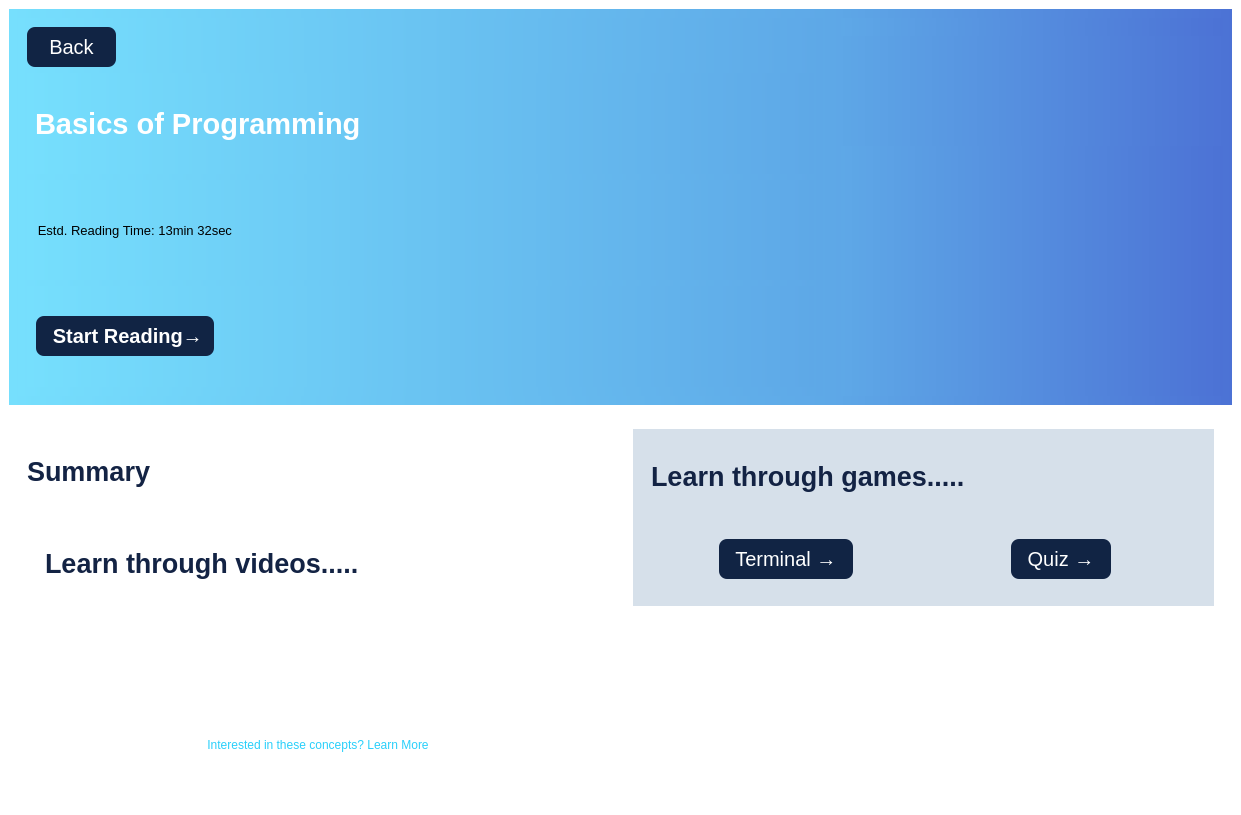
<?xml version="1.0" encoding="UTF-8"?>
<ui version="4.0">
 <class>MainWindow</class>
 <widget class="QMainWindow" name="MainWindow">
  <property name="geometry">
   <rect>
    <x>0</x>
    <y>0</y>
    <width>1241</width>
    <height>815</height>
   </rect>
  </property>
  <property name="windowTitle">
   <string>MainWindow</string>
  </property>
  <property name="styleSheet">
   <string notr="true">background-color:rgb(255,255,255);
border:0;</string>
  </property>
  <widget class="QWidget" name="centralwidget">
   <layout class="QVBoxLayout" name="verticalLayout">
    <item>
     <widget class="QFrame" name="frame_2">
      <property name="autoFillBackground">
       <bool>false</bool>
      </property>
      <property name="styleSheet">
       <string notr="true">background-color: qlineargradient(spread:pad, x1:0, y1:0, x2:1, y2:0, stop:0 rgba(144,222,	251, 255), stop:1 rgba(75, 155, 213, 255));
border:0;</string>
      </property>
      <property name="frameShape">
       <enum>QFrame::StyledPanel</enum>
      </property>
      <property name="frameShadow">
       <enum>QFrame::Raised</enum>
      </property>
      <layout class="QHBoxLayout" name="horizontalLayout">
       <property name="spacing">
        <number>0</number>
       </property>
       <property name="leftMargin">
        <number>0</number>
       </property>
       <property name="topMargin">
        <number>0</number>
       </property>
       <property name="rightMargin">
        <number>0</number>
       </property>
       <property name="bottomMargin">
        <number>0</number>
       </property>
       <item>
        <widget class="QFrame" name="frame_4">
         <property name="autoFillBackground">
          <bool>false</bool>
         </property>
         <property name="styleSheet">
          <string notr="true">background-color: qlineargradient(spread:pad, x1:0, y1:0, x2:1, y2:0, stop:0 rgba(118,223,253, 255), stop:1 rgba(94,168,231, 255));
border:0;
</string>
         </property>
         <property name="frameShape">
          <enum>QFrame::StyledPanel</enum>
         </property>
         <property name="frameShadow">
          <enum>QFrame::Raised</enum>
         </property>
         <layout class="QVBoxLayout" name="verticalLayout_2">
          <item>
           <widget class="QFrame" name="frame_7">
            <property name="styleSheet">
             <string notr="true">border:0;</string>
            </property>
            <property name="frameShape">
             <enum>QFrame::StyledPanel</enum>
            </property>
            <property name="frameShadow">
             <enum>QFrame::Raised</enum>
            </property>
            <layout class="QGridLayout" name="gridLayout_4">
             <item row="1" column="0">
              <widget class="QLabel" name="label">
               <property name="font">
                <font>
                 <pointsize>22</pointsize>
                 <bold>true</bold>
                </font>
               </property>
               <property name="styleSheet">
                <string notr="true">color: rgb(255, 255, 255);</string>
               </property>
               <property name="text">
                <string> Basics of Programming</string>
               </property>
              </widget>
             </item>
             <item row="3" column="0">
              <widget class="QFrame" name="frame_5">
               <property name="styleSheet">
                <string notr="true">border:0;</string>
               </property>
               <property name="frameShape">
                <enum>QFrame::StyledPanel</enum>
               </property>
               <property name="frameShadow">
                <enum>QFrame::Raised</enum>
               </property>
               <layout class="QGridLayout" name="gridLayout">
                <item row="0" column="0" alignment="Qt::AlignLeft">
                 <widget class="QPushButton" name="pushButton">
                  <property name="minimumSize">
                   <size>
                    <width>6</width>
                    <height>40</height>
                   </size>
                  </property>
                  <property name="font">
                   <font>
                    <pointsize>-1</pointsize>
                    <bold>true</bold>
                   </font>
                  </property>
                  <property name="styleSheet">
                   <string notr="true">QPushButton{
background-color: rgb(17,36,68);
color: rgb(255, 255, 255);
font-size: 20px;
font-weight: bold;
border-radius: 8px
}

QPushButton:hover{
	background-color: rgb(114, 214, 249);
	color:rgb(17, 36, 68);
}
QPushButton:pressed{	
	background-color:rgb(255, 255, 255);		
	color: rgb(17, 36, 68);
}</string>
                  </property>
                  <property name="text">
                   <string>   Start Reading→  </string>
                  </property>
                 </widget>
                </item>
               </layout>
              </widget>
             </item>
             <item row="2" column="0">
              <widget class="QLabel" name="label_2">
               <property name="font">
                <font>
                 <pointsize>10</pointsize>
                </font>
               </property>
               <property name="text">
                <string>   Estd. Reading Time: 13min 32sec</string>
               </property>
              </widget>
             </item>
             <item row="0" column="0" alignment="Qt::AlignLeft">
              <widget class="QPushButton" name="pushButton_3">
               <property name="minimumSize">
                <size>
                 <width>0</width>
                 <height>40</height>
                </size>
               </property>
               <property name="styleSheet">
                <string notr="true">QPushButton
{
border-radius: 8px;
color: rgb(255, 255, 255);
background-color: rgb(17, 36, 68);
font-size: 20px;
}
QPushButton:hover{
	background-color: rgb(114, 214, 249);
	color:rgb(17, 36, 68);
}
QPushButton:pressed{	
	background-color:rgb(255, 255, 255);		
	color: rgb(17, 36, 68);
}</string>
               </property>
               <property name="text">
                <string>    Back    </string>
               </property>
              </widget>
             </item>
            </layout>
           </widget>
          </item>
         </layout>
        </widget>
       </item>
       <item>
        <widget class="QFrame" name="frame_3">
         <property name="maximumSize">
          <size>
           <width>400</width>
           <height>16777215</height>
          </size>
         </property>
         <property name="autoFillBackground">
          <bool>false</bool>
         </property>
         <property name="styleSheet">
          <string notr="true">background-color: qlineargradient(spread:pad, x1:0, y1:0, x2:1, y2:0, stop:0 rgba(94,168,231, 255), stop:1 rgba(76,114,213, 255));
border:0;</string>
         </property>
         <property name="frameShape">
          <enum>QFrame::StyledPanel</enum>
         </property>
         <property name="frameShadow">
          <enum>QFrame::Raised</enum>
         </property>
         <layout class="QVBoxLayout" name="verticalLayout_5">
          <item alignment="Qt::AlignTop">
           <widget class="QFrame" name="frame_19">
            <property name="styleSheet">
             <string notr="true">border:0;</string>
            </property>
            <property name="frameShape">
             <enum>QFrame::StyledPanel</enum>
            </property>
            <property name="frameShadow">
             <enum>QFrame::Raised</enum>
            </property>
            <layout class="QGridLayout" name="gridLayout_9"/>
           </widget>
          </item>
          <item>
           <widget class="QFrame" name="frame_9">
            <property name="minimumSize">
             <size>
              <width>0</width>
              <height>250</height>
             </size>
            </property>
            <property name="styleSheet">
             <string notr="true">image: url(media/studyblu_logo.png);
border:0;</string>
            </property>
            <property name="frameShape">
             <enum>QFrame::StyledPanel</enum>
            </property>
            <property name="frameShadow">
             <enum>QFrame::Raised</enum>
            </property>
           </widget>
          </item>
         </layout>
        </widget>
       </item>
      </layout>
     </widget>
    </item>
    <item>
     <widget class="QFrame" name="frame">
      <property name="styleSheet">
       <string notr="true">background-color:rgb(255,255,255);
border:0;</string>
      </property>
      <property name="frameShape">
       <enum>QFrame::StyledPanel</enum>
      </property>
      <property name="frameShadow">
       <enum>QFrame::Plain</enum>
      </property>
      <layout class="QHBoxLayout" name="horizontalLayout_3">
       <property name="spacing">
        <number>0</number>
       </property>
       <property name="leftMargin">
        <number>0</number>
       </property>
       <property name="topMargin">
        <number>0</number>
       </property>
       <property name="rightMargin">
        <number>0</number>
       </property>
       <property name="bottomMargin">
        <number>0</number>
       </property>
       <item>
        <widget class="QFrame" name="frame_10">
         <property name="styleSheet">
          <string notr="true">background-color:rgb(255,255,255);
border:0;</string>
         </property>
         <property name="frameShape">
          <enum>QFrame::StyledPanel</enum>
         </property>
         <property name="frameShadow">
          <enum>QFrame::Raised</enum>
         </property>
         <layout class="QHBoxLayout" name="horizontalLayout_4">
          <item>
           <widget class="QFrame" name="frame_8">
            <property name="styleSheet">
             <string notr="true">border:0;</string>
            </property>
            <property name="frameShape">
             <enum>QFrame::StyledPanel</enum>
            </property>
            <property name="frameShadow">
             <enum>QFrame::Raised</enum>
            </property>
            <layout class="QVBoxLayout" name="verticalLayout_3">
             <item>
              <widget class="QFrame" name="frame_11">
               <property name="font">
                <font>
                 <pointsize>16</pointsize>
                 <bold>true</bold>
                </font>
               </property>
               <property name="styleSheet">
                <string notr="true">border:0;</string>
               </property>
               <property name="frameShape">
                <enum>QFrame::StyledPanel</enum>
               </property>
               <property name="frameShadow">
                <enum>QFrame::Raised</enum>
               </property>
               <layout class="QHBoxLayout" name="horizontalLayout_2">
                <property name="spacing">
                 <number>0</number>
                </property>
                <property name="leftMargin">
                 <number>0</number>
                </property>
                <property name="topMargin">
                 <number>0</number>
                </property>
                <property name="rightMargin">
                 <number>0</number>
                </property>
                <property name="bottomMargin">
                 <number>0</number>
                </property>
                <item alignment="Qt::AlignLeft">
                 <widget class="QLabel" name="label_3">
                  <property name="styleSheet">
                   <string notr="true">font-weight: bold;
color: rgb(19, 35, 68);
font-size: 27px;</string>
                  </property>
                  <property name="text">
                   <string>Summary</string>
                  </property>
                 </widget>
                </item>
               </layout>
              </widget>
             </item>
             <item>
              <widget class="QFrame" name="frame_12">
               <property name="styleSheet">
                <string notr="true">border:0;</string>
               </property>
               <property name="frameShape">
                <enum>QFrame::StyledPanel</enum>
               </property>
               <property name="frameShadow">
                <enum>QFrame::Raised</enum>
               </property>
               <layout class="QHBoxLayout" name="horizontalLayout_5">
                <item alignment="Qt::AlignLeft">
                 <widget class="QFrame" name="frame_15">
                  <property name="styleSheet">
                   <string notr="true">border:0;</string>
                  </property>
                  <property name="frameShape">
                   <enum>QFrame::StyledPanel</enum>
                  </property>
                  <property name="frameShadow">
                   <enum>QFrame::Raised</enum>
                  </property>
                  <layout class="QGridLayout" name="gridLayout_3">
                   <property name="topMargin">
                    <number>0</number>
                   </property>
                   <property name="rightMargin">
                    <number>0</number>
                   </property>
                   <property name="bottomMargin">
                    <number>0</number>
                   </property>
                   <property name="spacing">
                    <number>0</number>
                   </property>
                   <item row="0" column="0" alignment="Qt::AlignLeft">
                    <widget class="QLabel" name="label_5">
                     <property name="styleSheet">
                      <string notr="true">font-weight: bold;
color: rgb(19, 35, 68);
font-size: 27px;</string>
                     </property>
                     <property name="text">
                      <string>Learn through videos.....</string>
                     </property>
                    </widget>
                   </item>
                  </layout>
                 </widget>
                </item>
               </layout>
              </widget>
             </item>
             <item>
              <widget class="QFrame" name="frame_6">
               <property name="styleSheet">
                <string notr="true">border:0;</string>
               </property>
               <property name="frameShape">
                <enum>QFrame::StyledPanel</enum>
               </property>
               <property name="frameShadow">
                <enum>QFrame::Raised</enum>
               </property>
               <layout class="QGridLayout" name="gridLayout_2"/>
              </widget>
             </item>
             <item>
              <widget class="QFrame" name="frame_13">
               <property name="styleSheet">
                <string notr="true">border:0;</string>
               </property>
               <property name="frameShape">
                <enum>QFrame::StyledPanel</enum>
               </property>
               <property name="frameShadow">
                <enum>QFrame::Raised</enum>
               </property>
               <layout class="QGridLayout" name="gridLayout_6">
                <item row="0" column="0">
                 <widget class="QPushButton" name="pushButton_2">
                  <property name="styleSheet">
                   <string notr="true">color:rgb(41, 207, 250);
cursor:pointer;</string>
                  </property>
                  <property name="text">
                   <string>Interested in these concepts? Learn More</string>
                  </property>
                 </widget>
                </item>
               </layout>
              </widget>
             </item>
            </layout>
           </widget>
          </item>
          <item>
           <widget class="QFrame" name="frame_14">
            <property name="styleSheet">
             <string notr="true">background-color: rgb(255, 255, 255);
border:0;</string>
            </property>
            <property name="frameShape">
             <enum>QFrame::StyledPanel</enum>
            </property>
            <property name="frameShadow">
             <enum>QFrame::Raised</enum>
            </property>
            <layout class="QVBoxLayout" name="verticalLayout_4">
             <item>
              <widget class="QFrame" name="frame_16">
               <property name="minimumSize">
                <size>
                 <width>0</width>
                 <height>150</height>
                </size>
               </property>
               <property name="styleSheet">
                <string notr="true">background-color: rgb(214, 224, 234);
border:0;</string>
               </property>
               <property name="frameShape">
                <enum>QFrame::StyledPanel</enum>
               </property>
               <property name="frameShadow">
                <enum>QFrame::Raised</enum>
               </property>
               <layout class="QVBoxLayout" name="verticalLayout_6">
                <item>
                 <widget class="QFrame" name="frame_18">
                  <property name="styleSheet">
                   <string notr="true">border:0;</string>
                  </property>
                  <property name="frameShape">
                   <enum>QFrame::StyledPanel</enum>
                  </property>
                  <property name="frameShadow">
                   <enum>QFrame::Raised</enum>
                  </property>
                  <layout class="QGridLayout" name="gridLayout_5">
                   <item row="0" column="0">
                    <widget class="QLabel" name="label_4">
                     <property name="styleSheet">
                      <string notr="true">font-weight: bold;
color: rgb(19, 35, 68);
font-size: 27px;</string>
                     </property>
                     <property name="text">
                      <string>Learn through games.....</string>
                     </property>
                    </widget>
                   </item>
                  </layout>
                 </widget>
                </item>
                <item>
                 <widget class="QFrame" name="frame_20">
                  <property name="styleSheet">
                   <string notr="true">border:0;</string>
                  </property>
                  <property name="frameShape">
                   <enum>QFrame::StyledPanel</enum>
                  </property>
                  <property name="frameShadow">
                   <enum>QFrame::Raised</enum>
                  </property>
                  <layout class="QHBoxLayout" name="horizontalLayout_6">
                   <item alignment="Qt::AlignHCenter">
                    <widget class="QFrame" name="frame_23">
                     <property name="styleSheet">
                      <string notr="true">border:0;</string>
                     </property>
                     <property name="frameShape">
                      <enum>QFrame::StyledPanel</enum>
                     </property>
                     <property name="frameShadow">
                      <enum>QFrame::Raised</enum>
                     </property>
                     <layout class="QGridLayout" name="gridLayout_7">
                      <item row="0" column="0">
                       <widget class="QPushButton" name="pushButton_4">
                        <property name="minimumSize">
                         <size>
                          <width>0</width>
                          <height>40</height>
                         </size>
                        </property>
                        <property name="styleSheet">
                         <string notr="true">QPushButton{
border-radius: 8px;
color: rgb(255, 255, 255);
background-color: rgb(17, 36, 68);
font-size: 20px;
}

QPushButton:hover{
	background-color: rgb(114, 214, 249);
	color:rgb(17, 36, 68);
}
QPushButton:pressed{	
	background-color:rgb(255, 255, 255);		
	color: rgb(17, 36, 68);
}</string>
                        </property>
                        <property name="text">
                         <string>   Terminal →   </string>
                        </property>
                       </widget>
                      </item>
                     </layout>
                    </widget>
                   </item>
                   <item alignment="Qt::AlignHCenter">
                    <widget class="QFrame" name="frame_21">
                     <property name="styleSheet">
                      <string notr="true">border:0;</string>
                     </property>
                     <property name="frameShape">
                      <enum>QFrame::StyledPanel</enum>
                     </property>
                     <property name="frameShadow">
                      <enum>QFrame::Raised</enum>
                     </property>
                     <layout class="QGridLayout" name="gridLayout_8">
                      <item row="0" column="0">
                       <widget class="QPushButton" name="pushButton_5">
                        <property name="minimumSize">
                         <size>
                          <width>0</width>
                          <height>40</height>
                         </size>
                        </property>
                        <property name="styleSheet">
                         <string notr="true">QPushButton
{
border-radius: 8px;
color: rgb(255, 255, 255);
background-color: rgb(17, 36, 68);
font-size: 20px;
}
QPushButton:hover
{
	background-color: rgb(114, 214, 249);
	color:rgb(17, 36, 68);
}
QPushButton:pressed
{	
	background-color:rgb(255, 255, 255);		
	color: rgb(17, 36, 68);
}</string>
                        </property>
                        <property name="text">
                         <string>   Quiz →   </string>
                        </property>
                       </widget>
                      </item>
                     </layout>
                    </widget>
                   </item>
                  </layout>
                 </widget>
                </item>
               </layout>
              </widget>
             </item>
             <item>
              <widget class="QFrame" name="frame_17">
               <property name="styleSheet">
                <string notr="true">background-color: rgb(255, 255, 255);
border:0;</string>
               </property>
               <property name="frameShape">
                <enum>QFrame::StyledPanel</enum>
               </property>
               <property name="frameShadow">
                <enum>QFrame::Raised</enum>
               </property>
              </widget>
             </item>
            </layout>
           </widget>
          </item>
         </layout>
        </widget>
       </item>
      </layout>
     </widget>
    </item>
   </layout>
  </widget>
 </widget>
 <resources>
  <include location="../media/qrc/Home_icon.qrc"/>
 </resources>
 <connections/>
</ui>
